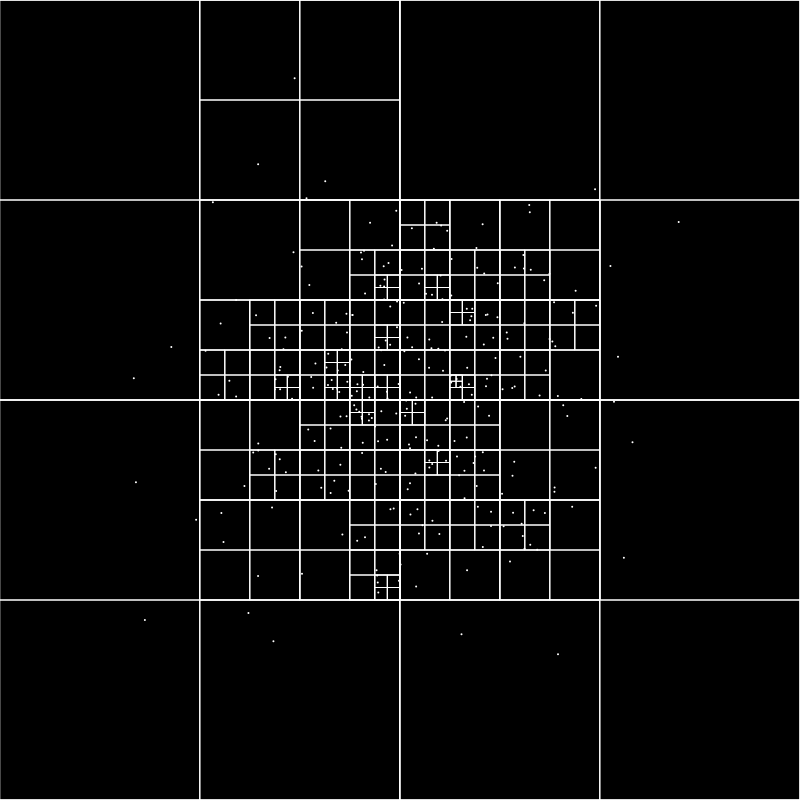
Frame 1 (no input)
Frame 60 (no input): identical to frame 1, image omitted
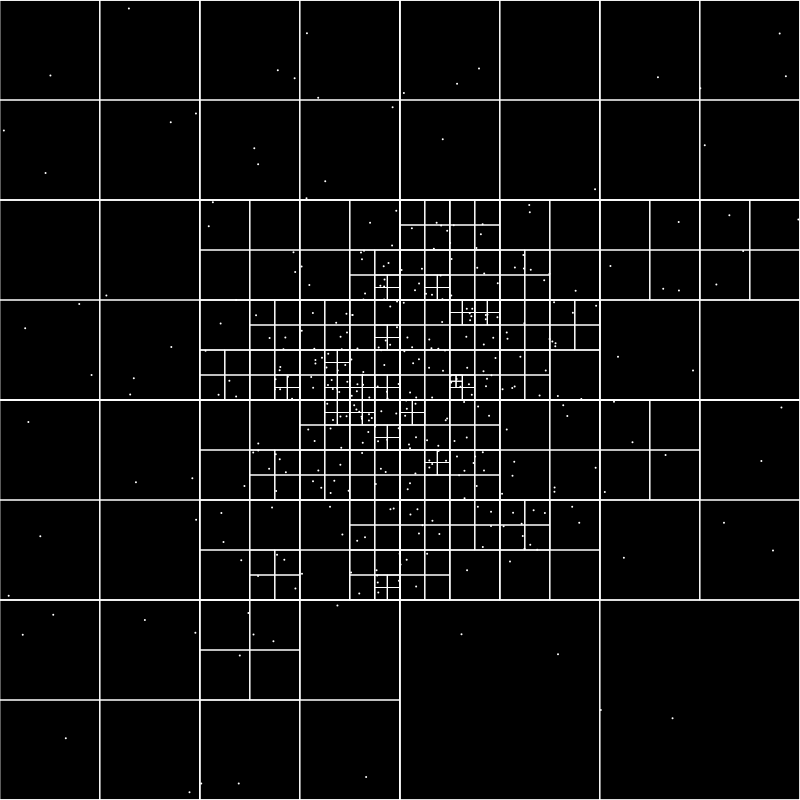
Frame 120 (the mouse pressed at the canvas centre since frame 60)

The p5.js sketch that drew these frames (run headless with seeded random() and noise() and a simulated clock; from frame 60 on, the mouse is pressed at the canvas centre):

// p5.js sketch
// ── sketch.js
class Point {
  constructor(x, y) {
    this.x = x;
    this.y = y;
  }
}

class Boundary {
  constructor(topLeft, bottomRight) {
    this.topLeft = topLeft;
    this.bottomRight = bottomRight;
  }

  contains(point) {
    return (point.x >= this.topLeft.x) && (point.x < this.bottomRight.x)
      && (point.y >= this.topLeft.y) && (point.y < this.bottomRight.y)
  }

  intersects(boundary) {
    return !(boundary.topLeft.x > this.bottomRight.x ||
      boundary.bottomRight.x < this.topLeft.x ||
      boundary.topLeft.y > this.bottomRight.y ||
      boundary.bottomRight.y < this.topLeft.y);
  }
}

class QuadTree {
  constructor(boundary, capacity) {
    this.boundary = boundary;
    this.capacity = capacity;
    this.points = [];
    this.divided = false;
  }

  insert(point) {
    if (!this.boundary.contains(point)) {
      return false;
    }

    if (this.divided) {
      this.northwest.insert(point);
      this.northeast.insert(point);
      this.southwest.insert(point);
      this.southeast.insert(point);
    }

    if (!this.divided && this.points.length == this.capacity - 1) {
      this.divide();
      for (let p of this.points) {
        this.northwest.insert(p);
        this.northeast.insert(p);
        this.southwest.insert(p);
        this.southeast.insert(p);
      }
      this.points = [];
      this.insert(point);
    }

    if (!this.divided && this.points.length < this.capacity - 1) {
      this.points.push(point);
      return true;
    }

    return true;
  }

  divide() {
    const { topLeft, bottomRight } = this.boundary;
    const centerX = (topLeft.x + bottomRight.x) / 2;
    const centerY = (topLeft.y + bottomRight.y) / 2;

    let neBoundary = new Boundary(new Point(centerX, topLeft.y), new Point(bottomRight.x, centerY));
    this.northeast = new QuadTree(neBoundary, this.capacity);
    let nwBoundary = new Boundary(topLeft, new Point(centerX, centerY));
    this.northwest = new QuadTree(nwBoundary, this.capacity);
    let seBoundary = new Boundary(new Point(centerX, centerY), bottomRight);
    this.southeast = new QuadTree(seBoundary, this.capacity);
    let swBoundary = new Boundary(new Point(topLeft.x, centerY), new Point(centerX, bottomRight.y));
    this.southwest = new QuadTree(swBoundary, this.capacity);
    this.divided = true;
  }

  query(range) {
    let found = [];
    if (!this.boundary.intersects(range)) {
      return found;
    }

    if (!this.divided) {
      for (let p of this.points) {
        if (range.contains(p)) found.push(p);
      }
    }

    if (this.divided) {
      return found.concat(
        this.northwest.query(range),
        this.northeast.query(range),
        this.southwest.query(range),
        this.southeast.query(range)
      );
    }

    return found;
  }

  has(point) {
    if (!this.boundary.contains(point)) {
      return false;
    }

    if (this.divided) {
      return (this.northwest.has(point) ||
        this.northeast.has(point) ||
        this.southwest.has(point) ||
        this.southeast.has(point)
      );
    }

    for (let p of this.points) {
      if (point.x == p.x && point.y == p.y) {
        return true;
      }
    }

    return false;
  }

  show() {
    rectMode(CORNER);
    stroke(255);
    noFill();
    strokeWeight(1);

    const { topLeft, bottomRight } = this.boundary;
    let x = topLeft.x;
    let y = topLeft.y;
    let w = bottomRight.x - x;
    let h = bottomRight.y - y;

    rect(x, y, w, h);
    for (let p of this.points) {
      strokeWeight(2);
      point(p.x, p.y);
    }
    if (this.divided) {
      this.northeast.show();
      this.northwest.show();
      this.southeast.show();
      this.southwest.show();
    }
  }
}

let qdtree;

function setup() {
  createCanvas(800, 800);
  background(0);
  const topLeft = new Point(0, 0);
  const bottomRight = new Point(800, 800);
  const boundary = new Boundary(topLeft, bottomRight);

  qdtree = new QuadTree(boundary, 4);
  for (let i = 0; i < 300; i++) {
    let x = randomGaussian(width / 2, width / 8);
    let y = randomGaussian(height / 2, height / 8);
    let p = new Point(x, y);
    qdtree.insert(p);
  }
}

function draw() {
  background(0);
  if (mouseIsPressed && mouseButton === LEFT) {
    for (let i = 0; i < 4; i++) {
      let x = randomGaussian(mouseX - 5, mouseX + 5);
      let y = randomGaussian(mouseY - 5, mouseY + 5);

      let p = new Point(x, y);
      if (!qdtree.has(p)) {
        qdtree.insert(p);
      }
    }
  }

  if (mouseIsPressed && mouseButton === RIGHT) {
    strokeWeight(1);
    stroke(0, 255, 0);
    rectMode(CENTER);

    let boundary = new Boundary(
      new Point(mouseX - 25, mouseY - 25),
      new Point(mouseX + 25, mouseY + 25)
    )

    if (mouseX < width && mouseY < height) {
      rect(mouseX, mouseY, 50, 50);

      let points = qdtree.query(boundary);
      for (let p of points) {
        strokeWeight(5);
        point(p.x, p.y);
      }
    }
  }

  qdtree.show();
}
